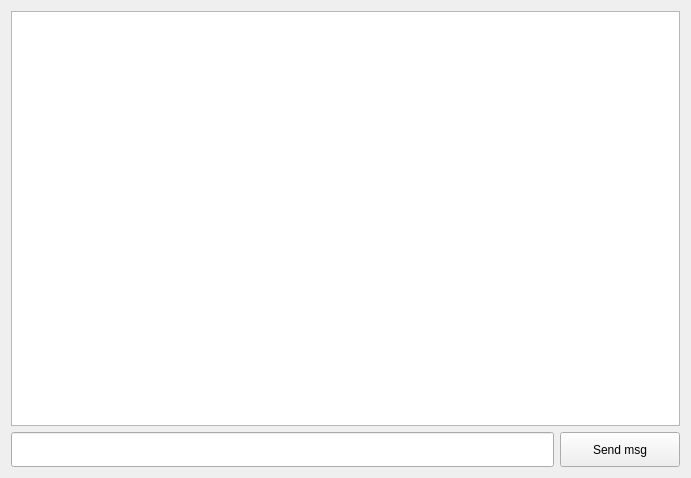
<?xml version="1.0" encoding="UTF-8"?>
<ui version="4.0">
 <class>MessageWindow</class>
 <widget class="QWidget" name="MessageWindow">
  <property name="geometry">
   <rect>
    <x>0</x>
    <y>0</y>
    <width>691</width>
    <height>478</height>
   </rect>
  </property>
  <property name="windowTitle">
   <string>Form</string>
  </property>
  <layout class="QGridLayout" name="gridLayout_2">
   <item row="0" column="0">
    <layout class="QGridLayout" name="MainLayout">
     <item row="1" column="0">
      <widget class="QLineEdit" name="MsgEdit">
       <property name="minimumSize">
        <size>
         <width>0</width>
         <height>35</height>
        </size>
       </property>
      </widget>
     </item>
     <item row="1" column="1">
      <widget class="QPushButton" name="SendMsgBtn">
       <property name="minimumSize">
        <size>
         <width>120</width>
         <height>35</height>
        </size>
       </property>
       <property name="text">
        <string>Send msg</string>
       </property>
      </widget>
     </item>
     <item row="0" column="0" colspan="2">
      <widget class="QTableWidget" name="tableWidget">
       <property name="columnCount">
        <number>0</number>
       </property>
      </widget>
     </item>
    </layout>
   </item>
  </layout>
 </widget>
 <resources/>
 <connections/>
</ui>
